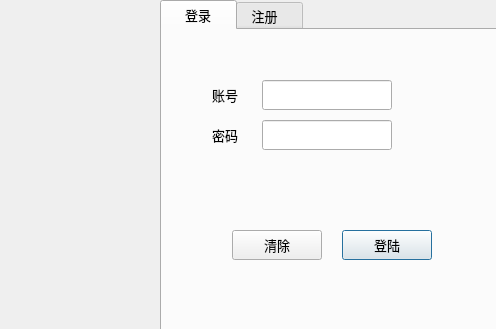
<?xml version="1.0" encoding="UTF-8"?>
<ui version="4.0">
 <class>Login_Dialog</class>
 <widget class="QDialog" name="Login_Dialog">
  <property name="geometry">
   <rect>
    <x>0</x>
    <y>0</y>
    <width>496</width>
    <height>329</height>
   </rect>
  </property>
  <property name="minimumSize">
   <size>
    <width>496</width>
    <height>329</height>
   </size>
  </property>
  <property name="maximumSize">
   <size>
    <width>496</width>
    <height>329</height>
   </size>
  </property>
  <property name="font">
   <font>
    <family>微软雅黑</family>
    <pointsize>10</pointsize>
   </font>
  </property>
  <property name="windowTitle">
   <string>Dialog</string>
  </property>
  <widget class="QLabel" name="label">
   <property name="geometry">
    <rect>
     <x>0</x>
     <y>0</y>
     <width>161</width>
     <height>331</height>
    </rect>
   </property>
   <property name="text">
    <string/>
   </property>
   <property name="pixmap">
    <pixmap resource="resources.qrc">:/images/register.png</pixmap>
   </property>
   <property name="scaledContents">
    <bool>true</bool>
   </property>
  </widget>
  <widget class="QTabWidget" name="tabWidget">
   <property name="geometry">
    <rect>
     <x>160</x>
     <y>0</y>
     <width>341</width>
     <height>331</height>
    </rect>
   </property>
   <property name="toolTipDuration">
    <number>-1</number>
   </property>
   <property name="currentIndex">
    <number>0</number>
   </property>
   <widget class="QWidget" name="tab">
    <attribute name="title">
     <string>　登录　</string>
    </attribute>
    <widget class="QLineEdit" name="line_password">
     <property name="geometry">
      <rect>
       <x>100</x>
       <y>90</y>
       <width>130</width>
       <height>30</height>
      </rect>
     </property>
    </widget>
    <widget class="QLabel" name="number">
     <property name="geometry">
      <rect>
       <x>50</x>
       <y>50</y>
       <width>72</width>
       <height>30</height>
      </rect>
     </property>
     <property name="text">
      <string>账号</string>
     </property>
    </widget>
    <widget class="QLineEdit" name="line_number">
     <property name="geometry">
      <rect>
       <x>100</x>
       <y>50</y>
       <width>130</width>
       <height>30</height>
      </rect>
     </property>
    </widget>
    <widget class="QPushButton" name="button_login_login">
     <property name="geometry">
      <rect>
       <x>180</x>
       <y>200</y>
       <width>90</width>
       <height>30</height>
      </rect>
     </property>
     <property name="text">
      <string>登陆</string>
     </property>
    </widget>
    <widget class="QLabel" name="password">
     <property name="geometry">
      <rect>
       <x>50</x>
       <y>90</y>
       <width>72</width>
       <height>30</height>
      </rect>
     </property>
     <property name="text">
      <string>密码</string>
     </property>
    </widget>
    <widget class="QPushButton" name="button_login_clear">
     <property name="geometry">
      <rect>
       <x>70</x>
       <y>200</y>
       <width>90</width>
       <height>30</height>
      </rect>
     </property>
     <property name="text">
      <string>清除</string>
     </property>
    </widget>
   </widget>
   <widget class="QWidget" name="tab_2">
    <attribute name="title">
     <string> 注册　</string>
    </attribute>
    <widget class="QLabel" name="register_number">
     <property name="geometry">
      <rect>
       <x>60</x>
       <y>40</y>
       <width>72</width>
       <height>30</height>
      </rect>
     </property>
     <property name="text">
      <string>账号</string>
     </property>
    </widget>
    <widget class="QLineEdit" name="register_line_number">
     <property name="geometry">
      <rect>
       <x>110</x>
       <y>40</y>
       <width>130</width>
       <height>30</height>
      </rect>
     </property>
    </widget>
    <widget class="QLabel" name="register_password">
     <property name="geometry">
      <rect>
       <x>60</x>
       <y>90</y>
       <width>72</width>
       <height>30</height>
      </rect>
     </property>
     <property name="text">
      <string>密码</string>
     </property>
    </widget>
    <widget class="QLineEdit" name="register_line_password">
     <property name="geometry">
      <rect>
       <x>110</x>
       <y>90</y>
       <width>130</width>
       <height>30</height>
      </rect>
     </property>
    </widget>
    <widget class="QLabel" name="register_confirmpassword">
     <property name="geometry">
      <rect>
       <x>40</x>
       <y>140</y>
       <width>72</width>
       <height>30</height>
      </rect>
     </property>
     <property name="text">
      <string>确认密码</string>
     </property>
    </widget>
    <widget class="QLineEdit" name="register_confirm_line_password">
     <property name="geometry">
      <rect>
       <x>110</x>
       <y>140</y>
       <width>130</width>
       <height>30</height>
      </rect>
     </property>
    </widget>
    <widget class="QPushButton" name="register_confirm">
     <property name="geometry">
      <rect>
       <x>150</x>
       <y>200</y>
       <width>90</width>
       <height>30</height>
      </rect>
     </property>
     <property name="text">
      <string>确认</string>
     </property>
    </widget>
    <widget class="QPushButton" name="register_clear">
     <property name="geometry">
      <rect>
       <x>50</x>
       <y>200</y>
       <width>90</width>
       <height>30</height>
      </rect>
     </property>
     <property name="text">
      <string>清除</string>
     </property>
    </widget>
   </widget>
  </widget>
 </widget>
 <tabstops>
  <tabstop>tabWidget</tabstop>
  <tabstop>line_number</tabstop>
  <tabstop>line_password</tabstop>
  <tabstop>button_login_clear</tabstop>
  <tabstop>button_login_login</tabstop>
  <tabstop>register_line_number</tabstop>
  <tabstop>register_line_password</tabstop>
  <tabstop>register_confirm_line_password</tabstop>
  <tabstop>register_confirm</tabstop>
 </tabstops>
 <resources>
  <include location="resources.qrc"/>
 </resources>
 <connections/>
</ui>
